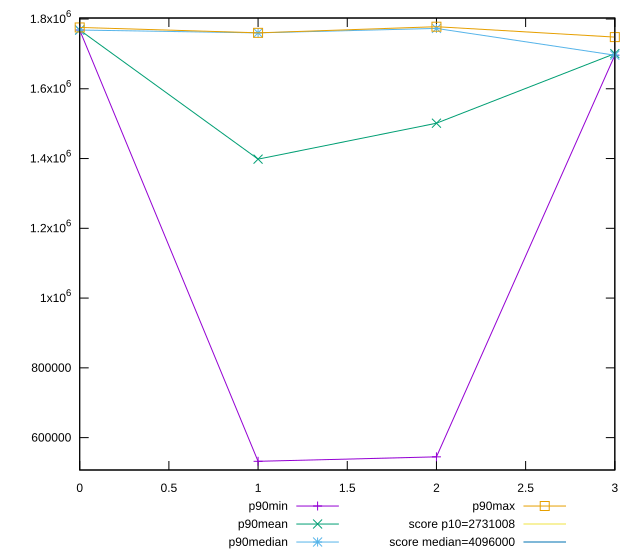

Here is the gnuplot script that generated this plot:
reset

$p90Min <<EOF
0 1768286
1 532107
2 544923
3 1696130
EOF

$p90Mean <<EOF
0 1768424.914893617
1 1398269.0212765958
2 1501310.817204301
3 1700747.8510638298
EOF

$p90Median <<EOF
0 1768341.5
1 1760238
2 1773032
3 1696201
EOF

$p90Max <<EOF
0 1775760
1 1760359
2 1777916
3 1748132
EOF

set key outside below
set xrange [0:3]
set yrange [507190.82:1802832.18]
set trange [507190.82:1802832.18]
set terminal svg size 640, 560 enhanced background rgb 'white'
set output "reports/report_00027_2021-02-24T12-40-31.850Z/total-byte-weight/progression/value.svg"

plot $p90Min title "p90min" with linespoints, \
     $p90Mean title "p90mean" with linespoints, \
     $p90Median title "p90median" with linespoints, \
     $p90Max title "p90max" with linespoints, \
     2731008 title "score p10=2731008", \
     4096000 title "score median=4096000"

reset
